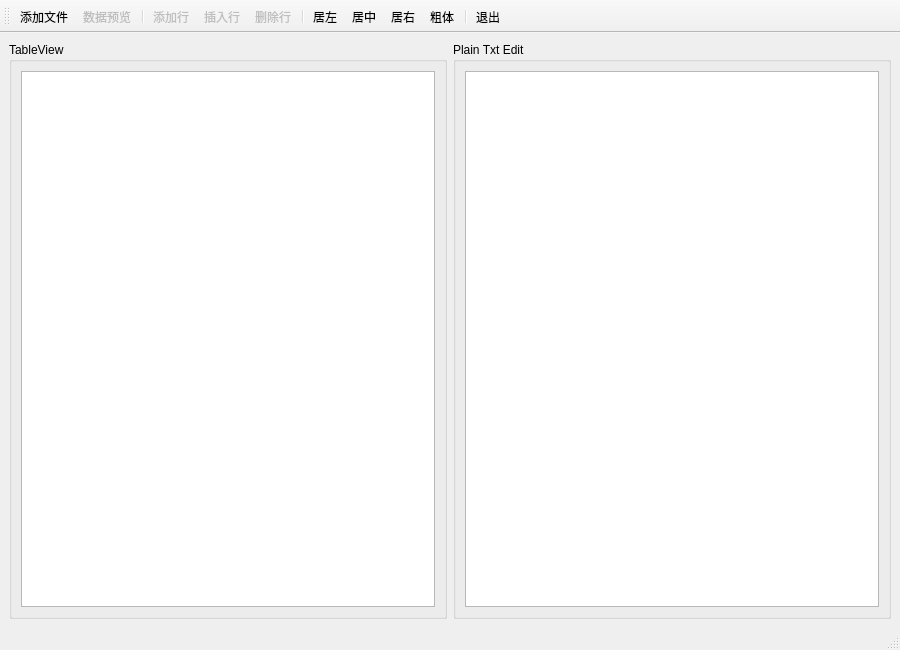
<?xml version="1.0" encoding="UTF-8"?>
<ui version="4.0">
 <class>MainWindow</class>
 <widget class="QMainWindow" name="MainWindow">
  <property name="geometry">
   <rect>
    <x>0</x>
    <y>0</y>
    <width>900</width>
    <height>650</height>
   </rect>
  </property>
  <property name="windowTitle">
   <string>Tabel_view_model</string>
  </property>
  <widget class="QWidget" name="centralwidget">
   <layout class="QHBoxLayout" name="horizontalLayout">
    <item>
     <widget class="QGroupBox" name="groupBox">
      <property name="title">
       <string>TableView</string>
      </property>
      <layout class="QGridLayout" name="gridLayout">
       <item row="0" column="0">
        <widget class="QTableView" name="tableView"/>
       </item>
      </layout>
     </widget>
    </item>
    <item>
     <widget class="QGroupBox" name="groupBox_2">
      <property name="title">
       <string>Plain Txt Edit</string>
      </property>
      <layout class="QGridLayout" name="gridLayout_2">
       <item row="0" column="0">
        <widget class="QPlainTextEdit" name="plainTextEdit"/>
       </item>
      </layout>
     </widget>
    </item>
   </layout>
  </widget>
  <widget class="QStatusBar" name="statusbar"/>
  <widget class="QToolBar" name="toolBar">
   <property name="windowTitle">
    <string>toolBar</string>
   </property>
   <property name="toolButtonStyle">
    <enum>Qt::ToolButtonTextUnderIcon</enum>
   </property>
   <attribute name="toolBarArea">
    <enum>TopToolBarArea</enum>
   </attribute>
   <attribute name="toolBarBreak">
    <bool>false</bool>
   </attribute>
   <addaction name="actAddTxt"/>
   <addaction name="actPview"/>
   <addaction name="separator"/>
   <addaction name="actAddaRow"/>
   <addaction name="actSortaRow"/>
   <addaction name="actDelaRow"/>
   <addaction name="separator"/>
   <addaction name="actLeft"/>
   <addaction name="actCenter"/>
   <addaction name="actRight"/>
   <addaction name="actBold"/>
   <addaction name="separator"/>
   <addaction name="actExit"/>
  </widget>
  <action name="actAddTxt">
   <property name="icon">
    <iconset resource="icon.qrc">
     <normaloff>:/image/icon/open 打开文件.png</normaloff>:/image/icon/open 打开文件.png</iconset>
   </property>
   <property name="text">
    <string>添加文件</string>
   </property>
   <property name="toolTip">
    <string>txt文件解析</string>
   </property>
   <property name="shortcut">
    <string>Ctrl+F</string>
   </property>
   <property name="menuRole">
    <enum>QAction::NoRole</enum>
   </property>
  </action>
  <action name="actPview">
   <property name="enabled">
    <bool>false</bool>
   </property>
   <property name="icon">
    <iconset resource="icon.qrc">
     <normaloff>:/image/icon/数据预览.png</normaloff>:/image/icon/数据预览.png</iconset>
   </property>
   <property name="text">
    <string>数据预览</string>
   </property>
   <property name="toolTip">
    <string>表格数据预览</string>
   </property>
   <property name="menuRole">
    <enum>QAction::NoRole</enum>
   </property>
  </action>
  <action name="actAddaRow">
   <property name="enabled">
    <bool>false</bool>
   </property>
   <property name="icon">
    <iconset resource="icon.qrc">
     <normaloff>:/image/icon/添加-行.png</normaloff>:/image/icon/添加-行.png</iconset>
   </property>
   <property name="text">
    <string>添加行</string>
   </property>
   <property name="toolTip">
    <string>添加一行数据</string>
   </property>
   <property name="shortcut">
    <string>Ctrl+B</string>
   </property>
   <property name="menuRole">
    <enum>QAction::NoRole</enum>
   </property>
  </action>
  <action name="actSortaRow">
   <property name="enabled">
    <bool>false</bool>
   </property>
   <property name="icon">
    <iconset resource="icon.qrc">
     <normaloff>:/image/icon/insert-row.png</normaloff>:/image/icon/insert-row.png</iconset>
   </property>
   <property name="text">
    <string>插入行</string>
   </property>
   <property name="toolTip">
    <string>插入一行</string>
   </property>
   <property name="shortcut">
    <string>Ctrl+N</string>
   </property>
   <property name="menuRole">
    <enum>QAction::NoRole</enum>
   </property>
  </action>
  <action name="actDelaRow">
   <property name="enabled">
    <bool>false</bool>
   </property>
   <property name="icon">
    <iconset resource="icon.qrc">
     <normaloff>:/image/icon/删除行.png</normaloff>:/image/icon/删除行.png</iconset>
   </property>
   <property name="text">
    <string>删除行</string>
   </property>
   <property name="toolTip">
    <string>删除一行</string>
   </property>
   <property name="shortcut">
    <string>Ctrl+Del</string>
   </property>
   <property name="menuRole">
    <enum>QAction::NoRole</enum>
   </property>
  </action>
  <action name="actLeft">
   <property name="icon">
    <iconset resource="icon.qrc">
     <normaloff>:/image/icon/居左.png</normaloff>:/image/icon/居左.png</iconset>
   </property>
   <property name="text">
    <string>居左</string>
   </property>
   <property name="toolTip">
    <string>居左</string>
   </property>
   <property name="menuRole">
    <enum>QAction::NoRole</enum>
   </property>
  </action>
  <action name="actCenter">
   <property name="icon">
    <iconset resource="icon.qrc">
     <normaloff>:/image/icon/middle-align.png</normaloff>:/image/icon/middle-align.png</iconset>
   </property>
   <property name="text">
    <string>居中</string>
   </property>
   <property name="toolTip">
    <string>居中</string>
   </property>
   <property name="menuRole">
    <enum>QAction::NoRole</enum>
   </property>
  </action>
  <action name="actRight">
   <property name="icon">
    <iconset resource="icon.qrc">
     <normaloff>:/image/icon/居右.png</normaloff>:/image/icon/居右.png</iconset>
   </property>
   <property name="text">
    <string>居右</string>
   </property>
   <property name="toolTip">
    <string>居右</string>
   </property>
   <property name="menuRole">
    <enum>QAction::NoRole</enum>
   </property>
  </action>
  <action name="actBold">
   <property name="checkable">
    <bool>true</bool>
   </property>
   <property name="icon">
    <iconset resource="icon.qrc">
     <normaloff>:/image/icon/粗体.png</normaloff>:/image/icon/粗体.png</iconset>
   </property>
   <property name="text">
    <string>粗体</string>
   </property>
   <property name="toolTip">
    <string>粗体</string>
   </property>
   <property name="menuRole">
    <enum>QAction::NoRole</enum>
   </property>
  </action>
  <action name="actExit">
   <property name="icon">
    <iconset resource="icon.qrc">
     <normaloff>:/image/icon/退出.png</normaloff>:/image/icon/退出.png</iconset>
   </property>
   <property name="text">
    <string>退出</string>
   </property>
   <property name="toolTip">
    <string>关闭界面</string>
   </property>
   <property name="shortcut">
    <string>Ctrl+W</string>
   </property>
   <property name="menuRole">
    <enum>QAction::NoRole</enum>
   </property>
  </action>
 </widget>
 <resources>
  <include location="icon.qrc"/>
 </resources>
 <connections>
  <connection>
   <sender>actExit</sender>
   <signal>triggered()</signal>
   <receiver>MainWindow</receiver>
   <slot>close()</slot>
   <hints>
    <hint type="sourcelabel">
     <x>-1</x>
     <y>-1</y>
    </hint>
    <hint type="destinationlabel">
     <x>218</x>
     <y>194</y>
    </hint>
   </hints>
  </connection>
 </connections>
</ui>
